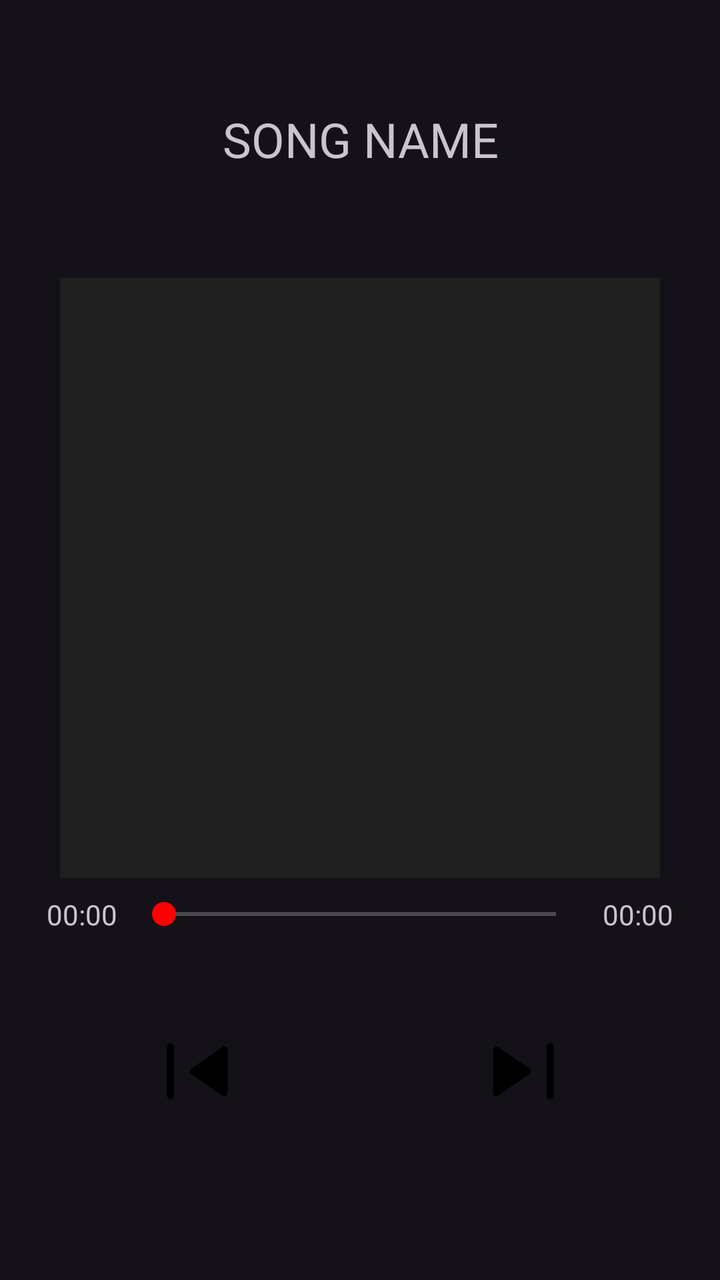
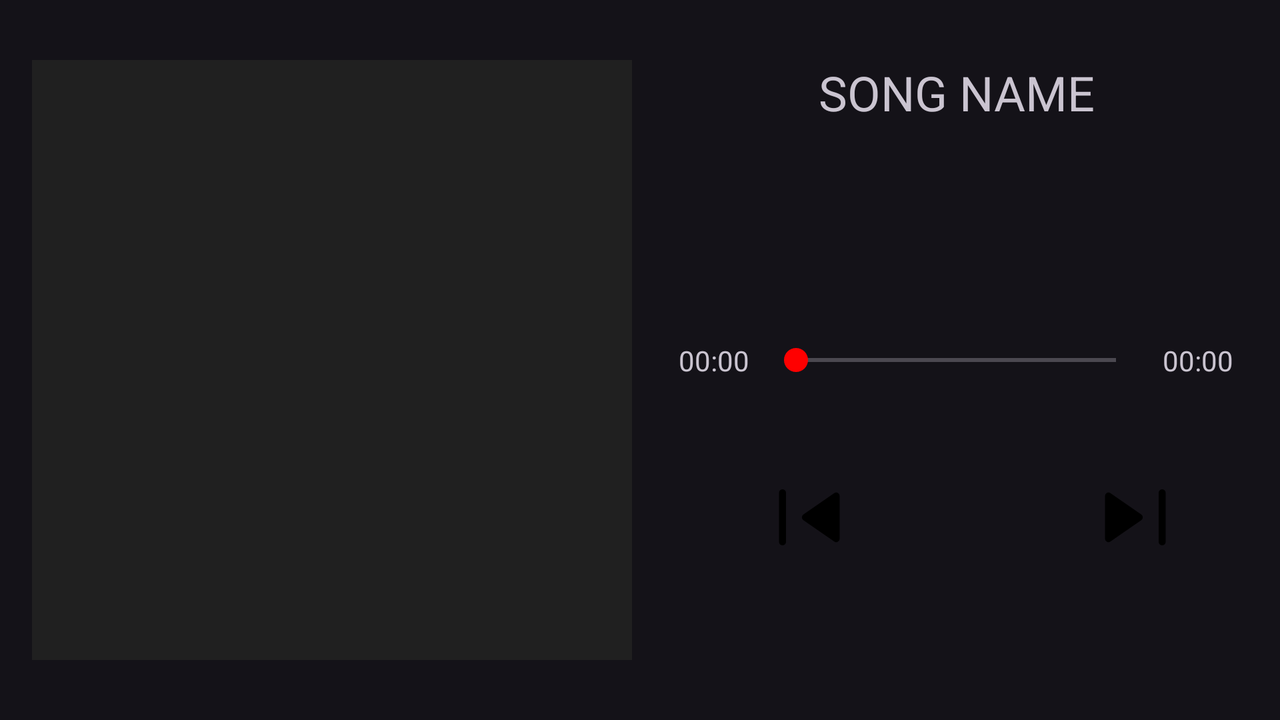

An Android layout and its configuration variant, each rendered on a device that would load it. The default file and the variant file are quoted in full after the pictures.
<!-- AndroidManifest.xml: application theme Base.Theme.FiftifyMusicPlayer -->
<!-- res/layout/fragment_song.xml -->
<androidx.constraintlayout.widget.ConstraintLayout xmlns:android="http://schemas.android.com/apk/res/android"
    xmlns:app="http://schemas.android.com/apk/res-auto"
    xmlns:tools="http://schemas.android.com/tools"
    android:layout_width="match_parent"
    android:layout_height="match_parent"
    tools:context=".MainActivity">

    <com.google.android.material.textview.MaterialTextView
        android:id="@+id/tvSongName"
        android:layout_width="0dp"
        android:layout_height="wrap_content"
        android:text="SONG NAME"
        android:gravity="center"
        android:textSize="24sp"
        app:layout_constraintBottom_toTopOf="@+id/ivSongImage"
        app:layout_constraintEnd_toEndOf="parent"
        app:layout_constraintHorizontal_bias="0.5"
        app:layout_constraintStart_toStartOf="parent"
        app:layout_constraintTop_toTopOf="parent" />

    <ImageView
        android:id="@+id/ivSongImage"
        android:layout_width="300dp"
        android:layout_height="300dp"
        android:background="@color/darkBackground"
        app:layout_constraintBottom_toTopOf="@+id/guideline2"
        app:layout_constraintEnd_toEndOf="parent"
        app:layout_constraintHorizontal_bias="0.5"
        app:layout_constraintStart_toStartOf="parent" />

    <com.google.android.material.textview.MaterialTextView
        android:id="@+id/tvCurTime"
        android:layout_width="50dp"
        android:layout_height="wrap_content"
        android:gravity="center"
        android:text="00:00"
        android:layout_marginStart="16dp"
        android:textSize="14sp"
        app:layout_constraintBottom_toBottomOf="@+id/seekBar"
        app:layout_constraintStart_toStartOf="parent"
        app:layout_constraintTop_toTopOf="@+id/seekBar" />

    <SeekBar
        android:id="@+id/seekBar"
        android:layout_width="0dp"
        android:layout_height="18dp"
        app:layout_constraintEnd_toStartOf="@+id/tvSongDuration"
        app:layout_constraintStart_toEndOf="@+id/tvCurTime"
        app:layout_constraintTop_toTopOf="@+id/guideline3" />

    <com.google.android.material.textview.MaterialTextView
        android:id="@+id/tvSongDuration"
        android:layout_width="50dp"
        android:layout_height="wrap_content"
        android:gravity="center"
        android:text="00:00"
        android:layout_marginEnd="16dp"
        android:textSize="14sp"
        app:layout_constraintBottom_toBottomOf="@+id/seekBar"
        app:layout_constraintEnd_toEndOf="parent"
        app:layout_constraintTop_toTopOf="@+id/seekBar" />

    <ImageView
        android:id="@+id/ivPlayPauseDetail"
        android:layout_width="75dp"
        android:layout_height="75dp"
        android:layout_marginTop="32dp"
        android:background="@drawable/circle_drawable"
        android:src="@drawable/ic_play"
        app:layout_constraintEnd_toEndOf="parent"
        app:layout_constraintHorizontal_bias="0.5"
        app:layout_constraintStart_toStartOf="parent"
        app:layout_constraintTop_toBottomOf="@+id/seekBar" />

    <ImageView
        android:id="@+id/ivSkipPrevious"
        android:layout_width="56dp"
        android:layout_height="56dp"
        android:layout_marginEnd="16dp"
        android:src="@drawable/ic_skip_previous"
        app:layout_constraintBottom_toBottomOf="@+id/ivPlayPauseDetail"
        app:layout_constraintEnd_toStartOf="@+id/ivPlayPauseDetail"
        app:layout_constraintTop_toTopOf="@+id/ivPlayPauseDetail" />

    <ImageView
        android:id="@+id/ivSkip"
        android:layout_width="56dp"
        android:layout_height="56dp"
        android:layout_marginStart="16dp"
        android:src="@drawable/ic_skip_next"
        app:layout_constraintBottom_toBottomOf="@+id/ivPlayPauseDetail"
        app:layout_constraintStart_toEndOf="@+id/ivPlayPauseDetail"
        app:layout_constraintTop_toTopOf="@+id/ivPlayPauseDetail" />

    <androidx.constraintlayout.widget.Guideline
        android:id="@+id/guideline2"
        android:layout_width="wrap_content"
        android:layout_height="wrap_content"
        android:orientation="horizontal"
        app:layout_constraintGuide_begin="439dp" />

    <androidx.constraintlayout.widget.Guideline
        android:id="@+id/guideline3"
        android:layout_width="wrap_content"
        android:layout_height="wrap_content"
        android:orientation="horizontal"
        app:layout_constraintGuide_percent="0.7" />

</androidx.constraintlayout.widget.ConstraintLayout>
<!-- resources referenced by this layout -->
<resources>
  <color name="darkBackground">#202020</color>
  <!-- drawable ic_skip_next (drawable) -->
  <vector android:height="24dp" android:viewportHeight="960"
      android:viewportWidth="960" android:width="24dp" xmlns:android="http://schemas.android.com/apk/res/android">
      <path android:fillColor="#FF000000" android:pathData="M709.83,720Q697,720 688.5,711.38T680,690v-420q0,-12.75 8.68,-21.38 8.68,-8.63 21.5,-8.63 12.82,0 21.33,8.63T740,270v420q0,12.75 -8.68,21.38 -8.68,8.63 -21.5,8.63ZM267,687q-15,11 -31,2.25T220,663v-366q0,-17.87 16,-26.44T267,273l263,182q14,9.11 14,25.06Q544,496 530,505L267,687Z"/>
  </vector>
  <!-- drawable ic_skip_previous (drawable) -->
  <vector android:height="24dp" android:viewportHeight="960"
      android:viewportWidth="960" android:width="24dp" xmlns:android="http://schemas.android.com/apk/res/android">
      <path android:fillColor="#FF000000" android:pathData="M249.82,720Q237,720 228.5,711.38T220,690v-420q0,-12.75 8.68,-21.38 8.68,-8.63 21.5,-8.63 12.82,0 21.33,8.63T280,270v420q0,12.75 -8.68,21.38 -8.68,8.63 -21.5,8.63ZM693,687 L430,505q-14,-9.11 -14,-25.06Q416,464 430,455l263,-182q15,-11 31,-2.44T740,297v366q0,17.5 -16,26.25T693,687Z"/>
  </vector>
  <style name="Base.Theme.FiftifyMusicPlayer" parent="Theme.Material3.Dark.NoActionBar">
          
          <item name="colorPrimary">@color/colorPrimary</item>
          <item name="colorPrimaryDark">@color/colorPrimaryDark</item>
          <item name="colorAccent">@color/colorAccent</item>
          
          
          
      </style>
  <color name="colorPrimary">#FF0000</color>
  <color name="colorPrimaryDark">#000000</color>
  <color name="colorAccent">#FF0000</color>
</resources>
<!-- res/layout-land/fragment_song.xml (the repository's variant of the layout above) -->
<!-- drawn on the phone turned sideways -->
<?xml version="1.0" encoding="utf-8"?>
<androidx.constraintlayout.widget.ConstraintLayout xmlns:android="http://schemas.android.com/apk/res/android"
    xmlns:app="http://schemas.android.com/apk/res-auto"
    xmlns:tools="http://schemas.android.com/tools"
    android:layout_width="match_parent"
    android:layout_height="match_parent"
    tools:context=".MainActivity">

    <com.google.android.material.textview.MaterialTextView
        android:id="@+id/tvSongName"
        android:layout_width="0dp"
        android:layout_height="wrap_content"
        android:gravity="center"
        android:text="SONG NAME"
        android:textSize="24sp"
        app:layout_constraintEnd_toEndOf="parent"
        app:layout_constraintHorizontal_bias="0.5"
        app:layout_constraintStart_toEndOf="@+id/ivSongImage"
        app:layout_constraintTop_toTopOf="@+id/ivSongImage" />

    <ImageView
        android:id="@+id/ivSongImage"
        android:layout_width="300dp"
        android:layout_height="300dp"
        android:layout_marginStart="16dp"
        android:background="@color/darkBackground"
        app:layout_constraintBottom_toBottomOf="parent"
        app:layout_constraintStart_toStartOf="parent"
        app:layout_constraintTop_toTopOf="parent" />

    <com.google.android.material.textview.MaterialTextView
        android:id="@+id/tvCurTime"
        android:layout_width="50dp"
        android:layout_height="wrap_content"
        android:gravity="center"
        android:text="00:00"
        android:layout_marginStart="16dp"
        android:textSize="14sp"
        app:layout_constraintBottom_toBottomOf="@+id/seekBar"
        app:layout_constraintStart_toEndOf="@+id/ivSongImage"
        app:layout_constraintTop_toTopOf="@+id/seekBar" />

    <SeekBar
        android:id="@+id/seekBar"
        android:layout_width="0dp"
        android:layout_height="18dp"
        app:layout_constraintBottom_toBottomOf="parent"
        app:layout_constraintEnd_toStartOf="@+id/tvSongDuration"
        app:layout_constraintStart_toEndOf="@+id/tvCurTime"
        app:layout_constraintTop_toTopOf="parent" />

    <com.google.android.material.textview.MaterialTextView
        android:id="@+id/tvSongDuration"
        android:layout_width="50dp"
        android:layout_height="wrap_content"
        android:gravity="center"
        android:text="00:00"
        android:layout_marginEnd="16dp"
        android:textSize="14sp"
        app:layout_constraintBottom_toBottomOf="@+id/seekBar"
        app:layout_constraintEnd_toEndOf="parent"
        app:layout_constraintTop_toTopOf="@+id/seekBar" />

    <ImageView
        android:id="@+id/ivPlayPauseDetail"
        android:layout_width="75dp"
        android:layout_height="75dp"
        android:layout_marginTop="32dp"
        android:background="@drawable/circle_drawable"
        android:src="@drawable/ic_play"
        app:layout_constraintEnd_toEndOf="parent"
        app:layout_constraintStart_toStartOf="@+id/tvCurTime"
        app:layout_constraintTop_toBottomOf="@+id/seekBar" />

    <ImageView
        android:id="@+id/ivSkipPrevious"
        android:layout_width="56dp"
        android:layout_height="56dp"
        android:layout_marginEnd="16dp"
        android:src="@drawable/ic_skip_previous"
        app:layout_constraintBottom_toBottomOf="@+id/ivPlayPauseDetail"
        app:layout_constraintEnd_toStartOf="@+id/ivPlayPauseDetail"
        app:layout_constraintTop_toTopOf="@+id/ivPlayPauseDetail" />

    <ImageView
        android:id="@+id/ivSkip"
        android:layout_width="56dp"
        android:layout_height="56dp"
        android:layout_marginStart="16dp"
        android:src="@drawable/ic_skip_next"
        app:layout_constraintBottom_toBottomOf="@+id/ivPlayPauseDetail"
        app:layout_constraintStart_toEndOf="@+id/ivPlayPauseDetail"
        app:layout_constraintTop_toTopOf="@+id/ivPlayPauseDetail" />

    <androidx.constraintlayout.widget.Guideline
        android:id="@+id/guideline2"
        android:layout_width="wrap_content"
        android:layout_height="wrap_content"
        android:orientation="horizontal"
        app:layout_constraintGuide_percent="0.6" />

    <androidx.constraintlayout.widget.Guideline
        android:id="@+id/guideline3"
        android:layout_width="wrap_content"
        android:layout_height="wrap_content"
        android:orientation="horizontal"
        app:layout_constraintGuide_percent="0.7" />

</androidx.constraintlayout.widget.ConstraintLayout>
